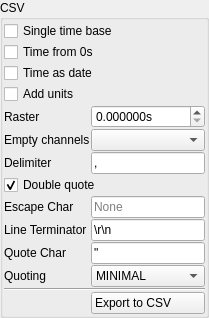
            <widget class="QGroupBox" name="groupBox_3">
             <property name="title">
              <string>CSV</string>
             </property>
             <layout class="QGridLayout" name="gridLayout_6" columnstretch="1,0,0">
              <property name="leftMargin">
               <number>1</number>
              </property>
              <property name="topMargin">
               <number>1</number>
              </property>
              <property name="rightMargin">
               <number>1</number>
              </property>
              <property name="bottomMargin">
               <number>1</number>
              </property>
              <property name="spacing">
               <number>1</number>
              </property>
              <item row="1" column="0" colspan="3">
               <widget class="QCheckBox" name="time_from_zero_bus">
                <property name="text">
                 <string>Time from 0s</string>
                </property>
               </widget>
              </item>
              <item row="11" column="2">
               <widget class="QLineEdit" name="quotechar_bus">
                <property name="text">
                 <string>&quot;</string>
                </property>
                <property name="maxLength">
                 <number>1</number>
                </property>
               </widget>
              </item>
              <item row="4" column="2">
               <widget class="QDoubleSpinBox" name="export_raster_bus">
                <property name="suffix">
                 <string>s</string>
                </property>
                <property name="decimals">
                 <number>6</number>
                </property>
               </widget>
              </item>
              <item row="3" column="0" colspan="3">
               <widget class="QCheckBox" name="add_units_bus">
                <property name="text">
                 <string>Add units</string>
                </property>
               </widget>
              </item>
              <item row="0" column="0" colspan="3">
               <widget class="QCheckBox" name="single_time_base_bus">
                <property name="text">
                 <string>Single time base</string>
                </property>
               </widget>
              </item>
              <item row="2" column="0" colspan="3">
               <widget class="QCheckBox" name="bus_time_as_date">
                <property name="text">
                 <string>Time as date</string>
                </property>
               </widget>
              </item>
              <item row="7" column="0" colspan="3">
               <widget class="QCheckBox" name="doublequote_bus">
                <property name="text">
                 <string>Double quote</string>
                </property>
                <property name="checked">
                 <bool>true</bool>
                </property>
               </widget>
              </item>
              <item row="6" column="0">
               <widget class="QLabel" name="label_8">
                <property name="text">
                 <string>Delimiter</string>
                </property>
               </widget>
              </item>
              <item row="10" column="0" colspan="2">
               <widget class="QLabel" name="label_11">
                <property name="text">
                 <string>Line Terminator</string>
                </property>
               </widget>
              </item>
              <item row="4" column="0">
               <widget class="QLabel" name="label_23">
                <property name="text">
                 <string>Raster</string>
                </property>
               </widget>
              </item>
              <item row="8" column="2">
               <widget class="QLineEdit" name="escapechar_bus">
                <property name="inputMask">
                 <string/>
                </property>
                <property name="maxLength">
                 <number>1</number>
                </property>
                <property name="placeholderText">
                 <string>None</string>
                </property>
               </widget>
              </item>
              <item row="10" column="2">
               <widget class="QLineEdit" name="lineterminator_bus">
                <property name="text">
                 <string>\r\n</string>
                </property>
               </widget>
              </item>
              <item row="12" column="2">
               <widget class="QComboBox" name="quoting_bus">
                <property name="currentIndex">
                 <number>1</number>
                </property>
                <item>
                 <property name="text">
                  <string>ALL</string>
                 </property>
                </item>
                <item>
                 <property name="text">
                  <string>MINIMAL</string>
                 </property>
                </item>
                <item>
                 <property name="text">
                  <string>NONNUMERIC</string>
                 </property>
                </item>
                <item>
                 <property name="text">
                  <string>NONE</string>
                 </property>
                </item>
               </widget>
              </item>
              <item row="11" column="0">
               <widget class="QLabel" name="label_10">
                <property name="text">
                 <string>Quote Char</string>
                </property>
               </widget>
              </item>
              <item row="13" column="0" colspan="3">
               <widget class="Line" name="line_13">
                <property name="orientation">
                 <enum>Qt::Orientation::Horizontal</enum>
                </property>
               </widget>
              </item>
              <item row="6" column="2">
               <widget class="QLineEdit" name="delimiter_bus">
                <property name="text">
                 <string>,</string>
                </property>
                <property name="maxLength">
                 <number>1</number>
                </property>
                <property name="clearButtonEnabled">
                 <bool>false</bool>
                </property>
               </widget>
              </item>
              <item row="5" column="0" colspan="2">
               <widget class="QLabel" name="label_25">
                <property name="text">
                 <string>Empty channels</string>
                </property>
               </widget>
              </item>
              <item row="12" column="0">
               <widget class="QLabel" name="label_7">
                <property name="text">
                 <string>Quoting</string>
                </property>
               </widget>
              </item>
              <item row="8" column="0">
               <widget class="QLabel" name="label_9">
                <property name="text">
                 <string>Escape Char</string>
                </property>
               </widget>
              </item>
              <item row="14" column="2">
               <widget class="QPushButton" name="extract_bus_csv_btn">
                <property name="text">
                 <string>Export to CSV         </string>
                </property>
                <property name="icon">
                 <iconset resource="resource.qrc">
                  <normaloff>:/csv.png</normaloff>:/csv.png</iconset>
                </property>
               </widget>
              </item>
              <item row="5" column="2">
               <widget class="QComboBox" name="empty_channels_bus"/>
              </item>
             </layout>
            </widget>
